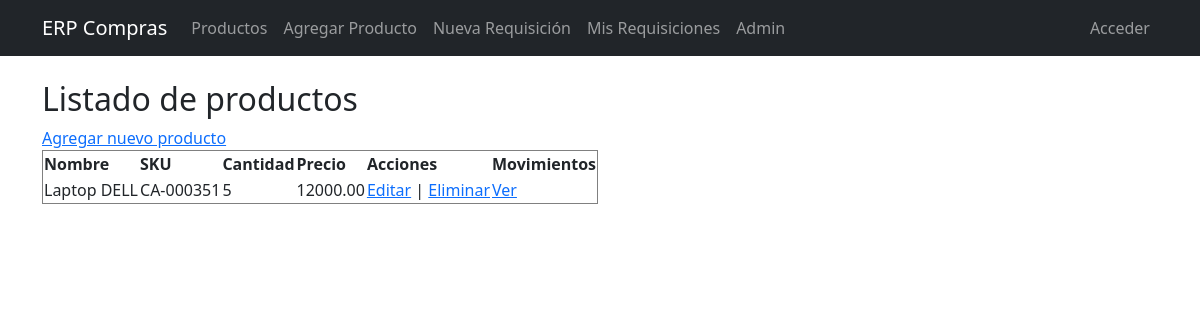
/productos/, run on an earlier commit of the app's database.
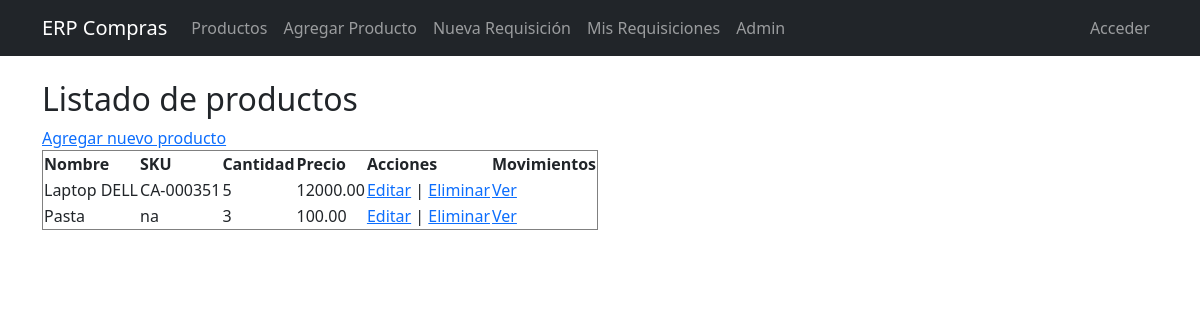
And on a later commit of the database.
### compras/models.py (models this page shows, shortened)
class Producto(models.Model):
    nombre = models.CharField(max_length=100)
    sku = models.CharField(max_length=50)
    cantidad = models.IntegerField()
    descripcion = models.TextField(blank=True)
    precio = models.DecimalField(max_digits=10, decimal_places=2)

### compras/views.py (the view)
# urls.py: path('productos/', views.lista_productos, name='lista_productos'),
def lista_productos(request):
    productos = Producto.objects.all()
    return render(request, 'compras/lista_productos.html', {'productos': productos})

### compras/templates/compras/lista_productos.html (shortened to what this page needs)
{% extends "compras/base.html" %}
{% block content %}
<h2>Listado de productos</h2>
<a href="{% url 'agregar_producto' %}">Agregar nuevo producto</a>
<table border="1">
    <tr>
        <th>Nombre</th>
        <th>SKU</th>
        <th>Cantidad</th>
        <th>Precio</th>
        <th>Acciones</th>
        <th>Movimientos</th>
    </tr>
    {% for producto in productos %}
    <tr>
        <td>{{ producto.nombre }}</td>
        <td>{{ producto.sku }}</td>
        <td>{{ producto.cantidad }}</td>
        <td>{{ producto.precio }}</td>
        <td>
            <a href="{% url 'editar_producto' producto.id %}">Editar</a> |
            <a href="{% url 'eliminar_producto' producto.id %}">Eliminar</a>
        </td>
        <td><a href="{% url 'movimientos_producto' producto.id %}">Ver</td>
    </tr>
    {% empty %}
    <tr><td colspan="5">No hay productos registrados.</td></tr>
    {% endfor %}
</table>
{% endblock %}

What changed in the data, as far as the page shows it:
added Producto: nombre "Pasta", sku "na", cantidad "3", precio "100.00"
